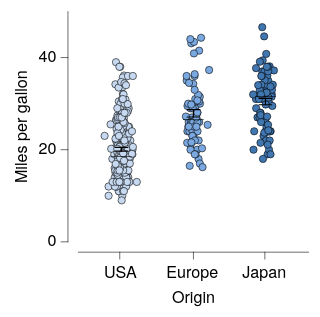

Specify this chart in Vega-Lite:
### Vega-Lite specification from a JSON file in a GitHub repository (floating-point values rounded to 4 significant figures; data arrays with more than 128 entries replaced by an {"elided": "..."} marker saying what was removed)
{"background": null, "config": {"arc": {"fill": "#DBDBDB", "fillOpacity": 1.0, "innerRadius": 25.0, "padAngle": 0.03, "stroke": "black", "strokeOpacity": 1, "strokeWidth": 0.25}, "area": {"fill": "#DBDBDB", "fillOpacity": 1.0, "stroke": "black", "strokeOpacity": 1, "strokeWidth": 0.25}, "axis": {"domain": true, "domainCap": "round", "domainColor": "black", "domainWidth": 0.25, "grid": false, "gridCap": "round", "gridColor": "#F1F1F1", "gridDash": [0, 0], "gridOpacity": 1.0, "gridWidth": 0.25, "labelColor": "black", "labelFont": "HelveticaNeue", "labelFontSize": 7, "labelFontStyle": "normal", "labelFontWeight": 400, "offset": 4.5, "ticks": true, "tickCap": "round", "tickColor": "black", "tickSize": 3, "tickWidth": 0.25, "titleColor": "black", "titleFont": "HelveticaNeue", "titleFontSize": 7, "titleFontStyle": "normal", "titleFontWeight": 400}, "axisX": {"domain": true, "labelAlign": "center", "labelAngle": 0, "labels": true, "ticks": true, "translate": 0}, "axisY": {"domain": true, "labelAlign": "right", "labelAngle": 0, "labels": true, "ticks": true, "translate": 0}, "axisRight": {"domain": true, "labelAlign": "left", "labelAngle": 0, "labels": true, "ticks": true, "translate": 0}, "axisTop": {"domain": true, "labelAlign": "center", "labelAngle": 0, "labels": true, "ticks": true, "translate": 0}, "bar": {"fill": "#DBDBDB", "fillOpacity": 1.0, "stroke": "black", "strokeOpacity": 1, "strokeWidth": 0.25}, "boxplot": {"size": 9.0, "ticks": {"cornerRadius": 0.25, "fill": "black", "size": 4.5, "thickness": 0.25}, "box": {"fillOpacity": 1.0, "stroke": "black", "strokeOpacity": 1, "strokeWidth": 0.25}, "median": {"fill": "black", "fillOpacity": 1.0, "size": 9.0, "thickness": 0.25}, "rule": {"fill": "black", "fillOpacity": 1.0, "size": 10.0, "stroke": "black", "strokeDash": [0, 0], "strokeOpacity": 1, "strokeWidth": 0.25}, "outliers": {"color": "black", "fill": "black", "fillOpacity": 1.0, "size": 0, "stroke": "black", "strokeOpacity": 1, "strokeWidth": 0.25}}, "circle": {"fill": "black", "fillOpacity": 1.0, "size": 0.5, "stroke": "black", "strokeOpacity": 1, "strokeWidth": 0.25}, "errorband": {"band": {"fillOpacity": 0.6, "stroke": null, "strokeWidth": 0.25, "strokeOpacity": 1}, "borders": {"opacity": 0, "strokeOpacity": 0.25, "strokeWidth": 1}}, "errorbar": {"opacity": 1, "rule": {"strokeDash": [0, 0], "strokeWidth": 0.5}, "ticks": {"color": "black", "cornerRadius": 0.25, "opacity": 1, "size": 6.0, "thickness": 0.5}, "thickness": 0.5}, "font": "HelveticaNeue", "geoshape": {"fill": "#DBDBDB", "fillOpacity": 1.0, "stroke": "black", "strokeOpacity": 1, "strokeWidth": 0.25}, "header": {"labelColor": "black", "labelFont": "HelveticaNeue", "labelFontSize": 7, "labelFontStyle": "normal", "labelFontWeight": 400, "titleColor": "black", "titleFont": "HelveticaNeue", "titleFontSize": 7, "titleFontStyle": "normal", "titleFontWeight": 400, "titlePadding": 0}, "legend": {"disable": false, "offset": 4.5, "gradientLength": 50.0, "gradientThickness": 5.0, "gradientOpacity": 1.0, "gradientStrokeColor": "black", "gradientStrokeWidth": 0.25, "labelColor": "black", "labelFont": "HelveticaNeue", "labelFontSize": 7, "labelFontStyle": "normal", "labelFontWeight": 400, "strokeColor": "black", "strokeWidth": 0, "symbolSize": 42, "symbolStrokeColor": "black", "symbolStrokeWidth": 0.25, "titleColor": "black", "titleFont": "HelveticaNeue", "titleFontSize": 7, "titleFontStyle": "normal", "titleFontWeight": 400}, "line": {"color": "black", "stroke": "black", "strokeCap": "round", "strokeDash": [0, 0], "strokeOpacity": 1, "strokeWidth": 0.375}, "point": {"filled": true, "fill": "#DBDBDB", "fillOpacity": 1.0, "size": 5.0, "stroke": "black", "strokeOpacity": 1, "strokeWidth": 0.25}, "range": {"category": ["#C6D9F1", "#F1C9CB", "#FEF0B9", "#CEE37A", "#7AA8E0", "#E589A3", "#FDDD5D", "#68B961", "#4177B1", "#C35082", "#E5C227", "#438156"], "diverging": {"scheme": ["#C35082", "#CE6D94", "#D989A7", "#E2A4BA", "#EABFCE", "#F1DBE2", "#F6F6F6", "#D7E0EB", "#B9CBE0", "#9BB6D5", "#7DA1C9", "#5F8CBD", "#4177B1"]}, "heatmap": {"scheme": ["#DFE9F7", "#C6D9F1", "#ADC8EC", "#94B8E6", "#7AA8E0", "#6097DA", "#4D87CA", "#4177B1", "#386898", "#2F597F", "#264A69", "#1D3A58"]}, "ordinal": {"scheme": ["#F1F1F1", "#DBDBDB", "#C6C6C6", "#B2B2B2", "#9D9D9D", "#898989", "#767676", "#636363", "#515151", "#404040", "#2F2F2F", "#1F1F1F"]}, "ramp": {"scheme": ["#DFE9F7", "#C6D9F1", "#ADC8EC", "#94B8E6", "#7AA8E0", "#6097DA", "#4D87CA", "#4177B1", "#386898", "#2F597F", "#264A69", "#1D3A58"]}}, "rule": {"color": "black", "stroke": "black", "strokeCap": "round", "strokeDash": [2, 2], "strokeOpacity": 1, "strokeWidth": 0.25}, "scale": {"bandPaddingInner": 0.1, "bandPaddingOuter": 0.1, "round": false}, "rect": {"fill": "#DBDBDB", "fillOpacity": 1.0, "stroke": "black", "strokeOpacity": 1, "strokeWidth": 0.25}, "square": {"fill": "#DBDBDB", "fillOpacity": 1.0, "size": 10.0, "stroke": "black", "strokeOpacity": 1, "strokeWidth": 0.25}, "text": {"color": "black", "font": "HelveticaNeue", "fontSize": 7, "fontStyle": "normal", "fontWeight": 400}, "title": {"anchor": "middle", "frame": "group", "color": "black", "font": "HelveticaNeue", "fontSize": 7, "fontStyle": "normal", "fontWeight": 400, "subtitleColor": "black", "subtitleFont": "HelveticaNeue", "subtitleFontSize": "HelveticaNeue", "subtitleFontStyle": "normal", "subtitleFontWeight": 400}, "view": {"continuousWidth": 100, "continuousHeight": 100, "discreteWidth": 100, "discreteHeight": 100, "fill": null, "stroke": null, "strokeWidth": 0.25}}, "layer": [{"data": {"name": "data-5a85ede2053d4aec77293cfb476ae07b"}, "mark": {"type": "circle", "opacity": 1.0, "size": 10.0}, "encoding": {"color": {"field": "Origin", "legend": null, "scale": {"range": ["#C6D9F1", "#7AA8E0", "#4177B1", "#F1C9CB", "#E589A3", "#C35082", "#FEF0B9", "#FDDD5D", "#E5C227", "#CEE37A", "#68B961", "#438156"]}, "sort": ["USA", "Europe", "Japan"], "title": null, "type": "nominal"}, "x": {"axis": {}, "field": "Origin", "sort": ["USA", "Europe", "Japan"], "title": "Origin", "type": "nominal"}, "xOffset": {"field": "jitter_x", "scale": {"domain": [-7.33, 7.33], "range": [5.17, 19.83]}, "type": "quantitative"}, "y": {"field": "Miles_per_Gallon", "title": "Miles per gallon", "type": "quantitative"}}}, {"data": {"name": "data-64e7897fd8423deef5c97d660b6d3367"}, "mark": {"type": "errorbar"}, "encoding": {"x": {"axis": {}, "field": "Origin", "sort": ["USA", "Europe", "Japan"], "title": "Origin", "type": "nominal"}, "y": {"field": "__mean", "title": "Miles per gallon", "type": "quantitative"}, "yError": {"field": "__error"}}}, {"data": {"name": "data-5a85ede2053d4aec77293cfb476ae07b"}, "mark": {"type": "boxplot", "box": {"fillOpacity": 0, "strokeOpacity": 0}, "outliers": {"opacity": 0}, "rule": {"strokeOpacity": 0}, "ticks": false}, "encoding": {"x": {"axis": {}, "field": "Origin", "sort": ["USA", "Europe", "Japan"], "title": "Origin", "type": "nominal"}, "y": {"field": "Miles_per_Gallon", "title": "Miles per gallon", "type": "quantitative"}}}], "$schema": "https://vega.github.io/schema/vega-lite/v6.4.1.json", "datasets": {"data-5a85ede2053d4aec77293cfb476ae07b": {"elided": "398 records"}, "data-64e7897fd8423deef5c97d660b6d3367": [{"Origin": "USA", "__mean": 20.08, "__error": 0.4058, "__dysonsphere__": 1}, {"Origin": "Japan", "__mean": 30.45, "__error": 0.6852, "__dysonsphere__": 1}, {"Origin": "Europe", "__mean": 27.89, "__error": 0.8037, "__dysonsphere__": 1}]}}
